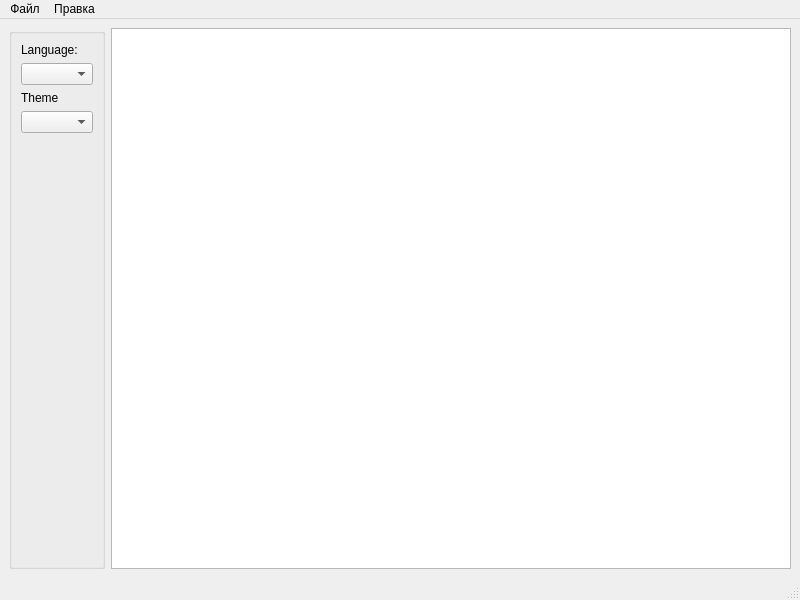
<?xml version="1.0" encoding="UTF-8"?>
<ui version="4.0">
 <class>MainWindow</class>
 <widget class="QMainWindow" name="MainWindow">
  <property name="geometry">
   <rect>
    <x>0</x>
    <y>0</y>
    <width>800</width>
    <height>600</height>
   </rect>
  </property>
  <property name="windowTitle">
   <string>MainWindow</string>
  </property>
  <widget class="QWidget" name="centralwidget">
   <layout class="QHBoxLayout" name="horizontalLayout">
    <item>
     <widget class="QGroupBox" name="groupBox">
      <property name="sizePolicy">
       <sizepolicy hsizetype="Maximum" vsizetype="Preferred">
        <horstretch>0</horstretch>
        <verstretch>0</verstretch>
       </sizepolicy>
      </property>
      <property name="minimumSize">
       <size>
        <width>0</width>
        <height>0</height>
       </size>
      </property>
      <property name="title">
       <string/>
      </property>
      <layout class="QFormLayout" name="formLayout">
       <item row="0" column="0">
        <widget class="QLabel" name="label">
         <property name="text">
          <string>Language:</string>
         </property>
        </widget>
       </item>
       <item row="1" column="0">
        <widget class="QComboBox" name="langComboBox">
         <property name="currentText">
          <string/>
         </property>
         <property name="currentIndex">
          <number>-1</number>
         </property>
        </widget>
       </item>
       <item row="2" column="0">
        <widget class="QLabel" name="label_2">
         <property name="text">
          <string>Theme</string>
         </property>
        </widget>
       </item>
       <item row="3" column="0">
        <widget class="QComboBox" name="themeComboBox"/>
       </item>
      </layout>
     </widget>
    </item>
    <item>
     <widget class="QPlainTextEdit" name="plainTextEdit"/>
    </item>
   </layout>
  </widget>
  <widget class="QMenuBar" name="menubar">
   <property name="geometry">
    <rect>
     <x>0</x>
     <y>0</y>
     <width>800</width>
     <height>26</height>
    </rect>
   </property>
   <widget class="QMenu" name="menu">
    <property name="title">
     <string>Файл</string>
    </property>
    <widget class="QMenu" name="menu_2">
     <property name="title">
      <string>Сохранить как...</string>
     </property>
     <addaction name="actionTXT"/>
     <addaction name="actionJSON"/>
    </widget>
    <widget class="QMenu" name="menu_3">
     <property name="title">
      <string>Открыть как...</string>
     </property>
     <addaction name="actionTXT_3"/>
     <addaction name="actionJSON_2"/>
    </widget>
    <addaction name="menu_2"/>
    <addaction name="menu_3"/>
    <addaction name="action_3"/>
   </widget>
   <widget class="QMenu" name="menu_4">
    <property name="title">
     <string>Правка</string>
    </property>
    <addaction name="action_5"/>
    <addaction name="action_6"/>
    <addaction name="action_7"/>
    <addaction name="action_8"/>
    <addaction name="action_9"/>
    <addaction name="action_10"/>
    <addaction name="action_11"/>
   </widget>
   <addaction name="menu"/>
   <addaction name="menu_4"/>
  </widget>
  <widget class="QStatusBar" name="statusbar"/>
  <action name="action_3">
   <property name="text">
    <string>Выход</string>
   </property>
  </action>
  <action name="actionTXT">
   <property name="text">
    <string>TXT</string>
   </property>
  </action>
  <action name="actionJSON">
   <property name="text">
    <string>JSON</string>
   </property>
  </action>
  <action name="actionTXT_2">
   <property name="text">
    <string>Текст</string>
   </property>
  </action>
  <action name="actionJSON_2">
   <property name="text">
    <string>JSON</string>
   </property>
  </action>
  <action name="action_5">
   <property name="text">
    <string>Копировать</string>
   </property>
  </action>
  <action name="action_6">
   <property name="text">
    <string>Вставить</string>
   </property>
  </action>
  <action name="action_7">
   <property name="text">
    <string>Вырезать</string>
   </property>
  </action>
  <action name="action_8">
   <property name="text">
    <string>Очистить</string>
   </property>
  </action>
  <action name="action_9">
   <property name="text">
    <string>Отменить</string>
   </property>
  </action>
  <action name="action_10">
   <property name="text">
    <string>Повторить</string>
   </property>
  </action>
  <action name="action_11">
   <property name="text">
    <string>Поиск</string>
   </property>
  </action>
  <action name="actionTXT_3">
   <property name="text">
    <string>TXT</string>
   </property>
  </action>
  <action name="action">
   <property name="text">
    <string>Темы</string>
   </property>
  </action>
 </widget>
 <resources/>
 <connections>
  <connection>
   <sender>action_5</sender>
   <signal>triggered()</signal>
   <receiver>plainTextEdit</receiver>
   <slot>copy()</slot>
   <hints>
    <hint type="sourcelabel">
     <x>-1</x>
     <y>-1</y>
    </hint>
    <hint type="destinationlabel">
     <x>455</x>
     <y>300</y>
    </hint>
   </hints>
  </connection>
  <connection>
   <sender>action_6</sender>
   <signal>triggered()</signal>
   <receiver>plainTextEdit</receiver>
   <slot>paste()</slot>
   <hints>
    <hint type="sourcelabel">
     <x>-1</x>
     <y>-1</y>
    </hint>
    <hint type="destinationlabel">
     <x>455</x>
     <y>300</y>
    </hint>
   </hints>
  </connection>
  <connection>
   <sender>action_7</sender>
   <signal>triggered()</signal>
   <receiver>plainTextEdit</receiver>
   <slot>cut()</slot>
   <hints>
    <hint type="sourcelabel">
     <x>-1</x>
     <y>-1</y>
    </hint>
    <hint type="destinationlabel">
     <x>455</x>
     <y>300</y>
    </hint>
   </hints>
  </connection>
  <connection>
   <sender>action_8</sender>
   <signal>triggered()</signal>
   <receiver>plainTextEdit</receiver>
   <slot>clear()</slot>
   <hints>
    <hint type="sourcelabel">
     <x>-1</x>
     <y>-1</y>
    </hint>
    <hint type="destinationlabel">
     <x>455</x>
     <y>300</y>
    </hint>
   </hints>
  </connection>
  <connection>
   <sender>action_9</sender>
   <signal>triggered()</signal>
   <receiver>plainTextEdit</receiver>
   <slot>undo()</slot>
   <hints>
    <hint type="sourcelabel">
     <x>-1</x>
     <y>-1</y>
    </hint>
    <hint type="destinationlabel">
     <x>455</x>
     <y>300</y>
    </hint>
   </hints>
  </connection>
  <connection>
   <sender>action_10</sender>
   <signal>triggered()</signal>
   <receiver>plainTextEdit</receiver>
   <slot>redo()</slot>
   <hints>
    <hint type="sourcelabel">
     <x>-1</x>
     <y>-1</y>
    </hint>
    <hint type="destinationlabel">
     <x>455</x>
     <y>300</y>
    </hint>
   </hints>
  </connection>
 </connections>
</ui>
